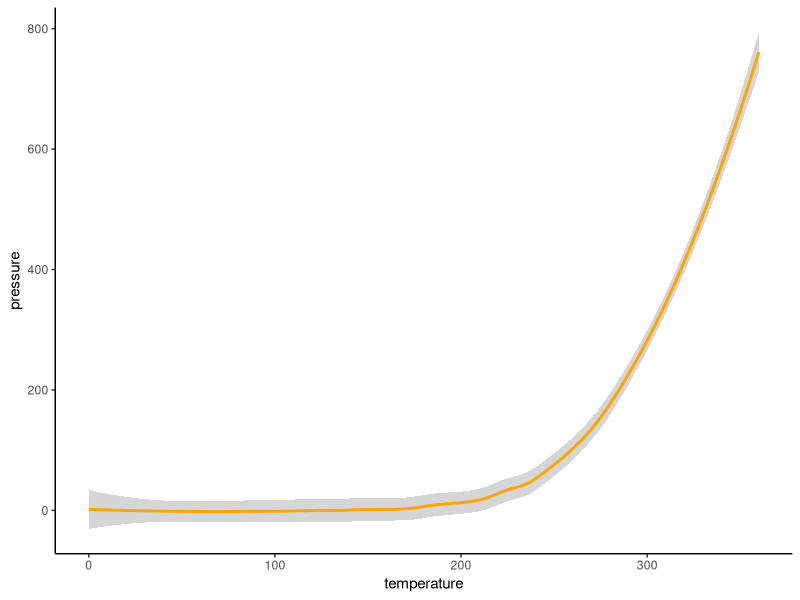

Recreate this plot in R.
## ---- chunk 1
knitr::opts_chunk$set(echo = TRUE)
## ---- chunk 2
summary(cars)
## ---- chunk 3
ggplot2::ggplot(pressure, ggplot2::aes(x = temperature, y = pressure)) + ggplot2::geom_smooth(colour = "orange") + ggplot2::theme_classic()
## ---- chunk 4
url <- "https://tinyurl.com/5cw3bzhu"

knitr::include_graphics(url)
## ---- chunk 5
url1 <- "https://i.pinimg.com/550x/ff/4e/b8/ff4eb8fb73b7bfb229b47afd77ebec9a.jpg"

knitr::include_graphics(url1)

